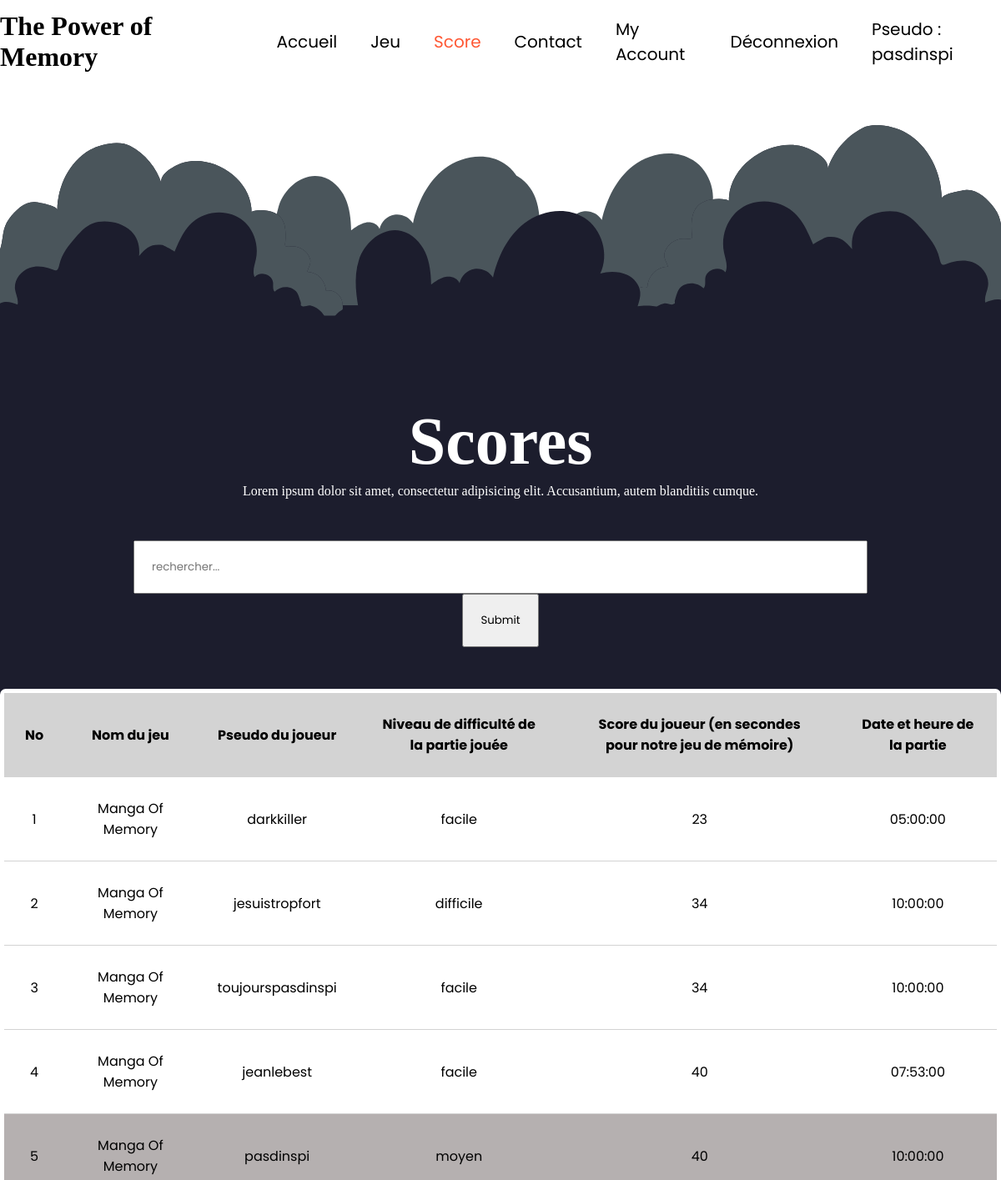
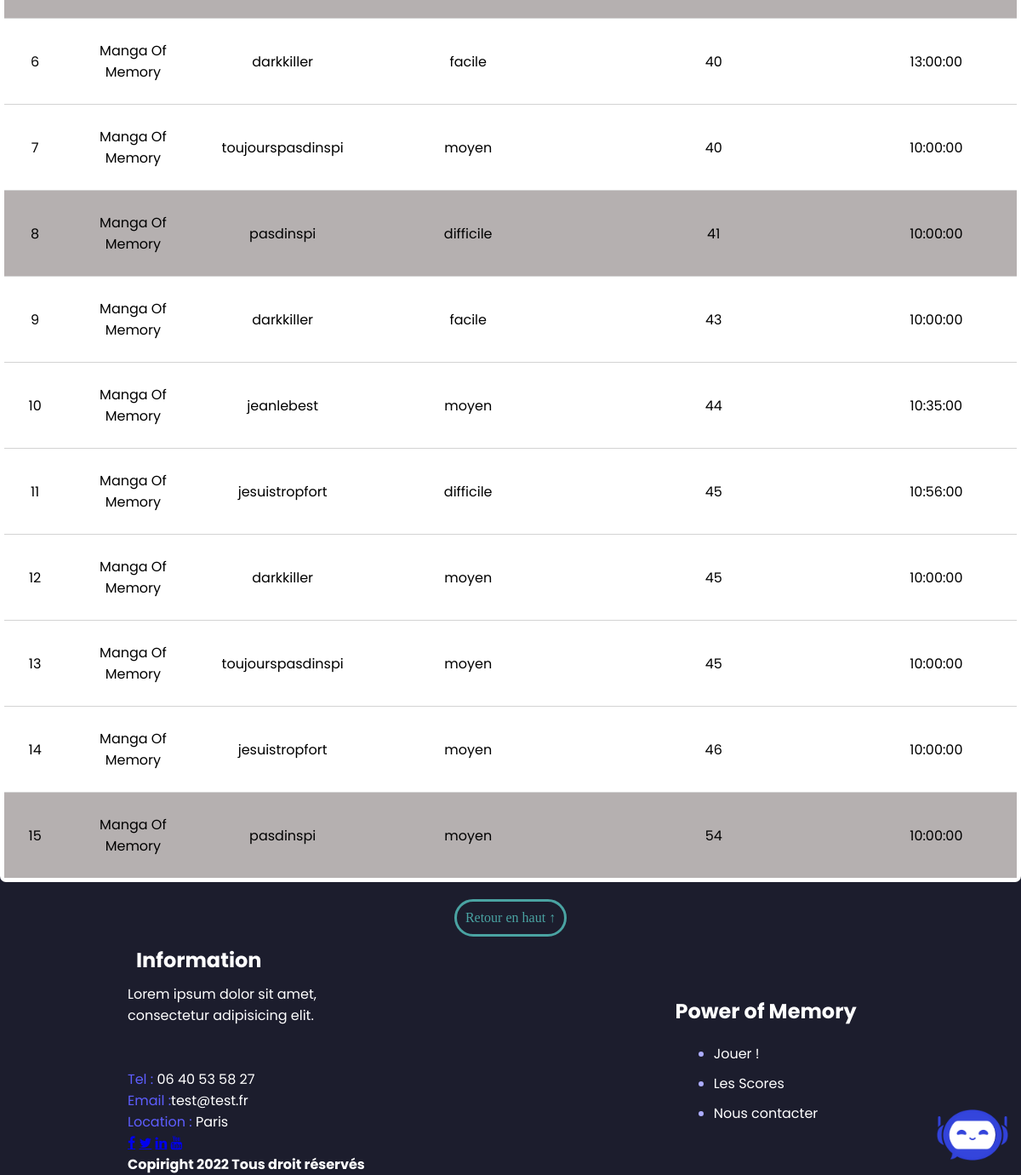
Page /games/memory/scores.php (signed in) on the committed database (2 pictures, top to bottom).
### tables this page shows
CREATE TABLE `scores` (
  `id` int NOT NULL,
  `id_users` int NOT NULL,
  `id_game` int NOT NULL,
  `difficulty` varchar(40) NOT NULL,
  `scores` int NOT NULL,
  `time_party` time NOT NULL
);

CREATE TABLE `game` (
  `id` int NOT NULL,
  `name` varchar(60) DEFAULT NULL
);

CREATE TABLE `users` (
  `id` int NOT NULL,
  `mail` varchar(40) NOT NULL,
  `mot_de_passe` varchar(61) NOT NULL,
  `pseudo` varchar(40) NOT NULL,
  `time_registration` datetime NOT NULL,
  `time_last_login` datetime DEFAULT NULL,
  `game_number` int DEFAULT NULL
);

### games/memory/scores.php (the view, shortened to what this page needs)
<!DOCTYPE html>
<html lang="fr">
<head>
    <?php
    $pageTitle = 'Score';
    include "../../partials/head.php";
    ?>
</head>
<body>
<?php include "../../partials/header.php"; ?>
<header></header>
<div class="titre">
    <h1>Scores</h1>
    <p>Lorem ipsum dolor sit amet, consectetur adipisicing elit. Accusantium, autem blanditiis cumque.</p>
</div>
<?php
$db = connectToDbAndGetPdo();
$request = $db->query("SELECT game.name, users.pseudo, scores.difficulty, scores.scores, scores.time_party
                           FROM game, users
                           INNER JOIN scores
                           ON scores.id_users = users.id
                           ORDER BY scores.scores ASC LIMIT 15;");
$datas = $request->fetchAll(PDO::FETCH_ASSOC);
$numero = 1;
?>
<form method="post" id="recherche">
    <input type="search" id="site-search" name="filtre" placeholder="rechercher..."/>
    <input type="submit" name="ok">
</form>
<section id="principal" style="overflow: scroll">
    <table>
        <thead>
        <tr>
            <th>No</th>
            <th>Nom du jeu</th>
            <th>Pseudo du joueur</th>
            <th>Niveau de difficulté de la partie jouée</th>
            <th>Score du joueur (en secondes pour notre jeu de mémoire)</th>
            <th>Date et heure de la partie</th>
        </tr>
        </thead>
        <tbody>
        <?php foreach ($datas as $element):
            ?>
            <tr class="<?php echo $element['pseudo'] == $_SESSION['pseudo'] ? 'linecolor' : 'linenormal'; ?>">
                <td><?php echo $numero++; ?></td>
                <td><?php echo $element['name']; ?></td>
                <td><?php echo $element['pseudo']; ?></td>
                <td><?php echo $element['difficulty']; ?></td>
                <td><?php echo $element['scores']; ?></td>
                <td><?php echo $element['time_party']; ?></td>
            </tr>
        <?php endforeach; ?>
        </tbody>
    </table>
    <?php if (!isset($_SESSION['userId'])) {
        echo "Erreur : utilisateur non connecté";}
    else {
        include "../../chatbox.php";
    }
    ?>
</section>
<div id="retour_haut_page">
    <a id="texte_haut_page" href="#" class="btn btn-default">Retour en haut ↑</a>
</div>
<?php include "../../partials/footer.php"; ?>
</body>
</html>

### partials/head.php (shortened to what this page needs)
<?php
if ($pageTitle == 'Accueil') {
  ?>
    <link rel="stylesheet" href="/projet-flash-g6/assets/css/chatbox.css">
    <link rel="stylesheet" href="/projet-flash-g6/assets/css/index2.css">
  <?php
}
elseif ($pageTitle == 'contacter') {
  ?>
  <link rel="stylesheet" href="/projet-flash-g6/assets/css/contactt.css">
  <?php
}
elseif ($pageTitle == 'Connexion') {
  ?>
  <link rel="stylesheet" href="/projet-flash-g6/assets/css/login.css">
  <?php
}
elseif ($pageTitle == 'Inscription') {
  ?>
  <link rel="stylesheet" href="/projet-flash-g6/assets/css/inscription.css">
  <link rel="stylesheet" href="https://cdnjs.cloudflare.com/ajax/libs/font-awesome/5.15.3/css/all.min.css">
  <?php
}
elseif ($pageTitle == 'compte') {
  ?>
  <link rel="stylesheet" href="/projet-flash-g6/assets/css/myAccount.css">
  <?php
}
elseif ($pageTitle == 'Score') {
  ?>
    <link rel="stylesheet" href="/projet-flash-g6/assets/css/chatbox.css">
    <link rel="stylesheet" href="/projet-flash-g6/assets/css/scores.css">
  <?php
}
elseif ($pageTitle == 'Memory') {
  ?>
    <link rel="stylesheet" href="/projet-flash-g6/assets/css/chatbox.css">
    <link rel="stylesheet" href="/projet-flash-g6/assets/css/memory.css">
    <title>memory</title>
  <?php
}
?>
<link rel="stylesheet" href="https://cdnjs.cloudflare.com/ajax/libs/font-awesome/4.7.0/css/font-awesome.min.css">
<link rel="stylesheet" href="https://cdnjs.cloudflare.com/ajax/libs/animate.css/4.1.1/animate.min.css">

### partials/header.php (shortened to what this page needs)
<?php
$currentPage = basename($_SERVER['PHP_SELF']);
?>
<nav>
    <h2>The Power of Memory</h2>
    <div class="onglets">
        <a href="/projet-flash-g6/index.php" class="<?= $currentPage == 'index.php' ? 'active' : ''?>">Accueil</a>
        <a href="/projet-flash-g6/games/memory/memory.php" class="<?= $currentPage == 'memory.js' ? 'active' : ''?>">Jeu</a>
        <a href="/projet-flash-g6/games/memory/scores.php" class="<?= $currentPage == 'scores.php' ? 'active' : ''?>">Score</a>
        <a href="/projet-flash-g6/contact.php" class="<?= $currentPage == 'contact.php' ? 'active' : ''?>">Contact</a>
        <?php if (isset($_SESSION['userId'])): ?>
           <a href="/projet-flash-g6/myAccount.php" class="<?= $currentPage == 'myAccount.php' ? 'active' : ''?>">My Account</a>
            <a href="/projet-flash-g6/utils/deconnexion.php" class="<?= $currentPage == 'deconnexion.php' ? 'active' : ''?>">Déconnexion</a>
            <a href="/projet-flash-g6/myAccount.php" ><?php echo "Pseudo : " . $_SESSION['pseudo'];?></a>
        <?php else: ?>
            <a href="/projet-flash-g6/login.php" class="<?= $currentPage == 'login.php' ? 'active' : ''?>">Se Connecter</a>
        <?php endif; ?>
    </div>
</nav>

### chatbox.php (shortened to what this page needs)
<head>
    <link rel="stylesheet" href="/projet-flash-g6/assets/css/chatbox.css">
</head>
<label for="click">
    <img src="/projet-flash-g6/assets/img/rb_4104.png" width="auto" height="100px">
</label>

### partials/footer.php (shortened to what this page needs)
<footer>
  <div class="row">
    <div class="column">
      <div class="col">
        <h3>Information</h3>
        <p>Lorem ipsum dolor sit amet, consectetur adipisicing elit.</p>
        <br><br>
        <p><span>Tel :</span> 06 40 53 58 27</p>
        <p><span>Email :</span>test@test.fr</p>
        <p><span>Location :</span> Paris</p>
        <div class="contact">
          <a href="#" class="fa fa-facebook"></a>
          <a href="#" class="fa fa-twitter"></a>
          <a href="#" class="fa fa-linkedin"></a>
          <a href="#" class="fa fa-youtube"></a>
        </div>
        <h4>Copiright 2022 Tous droit réservés</h4>
      </div>
    </div>
    <div class="column">
      <h3>Power of Memory</h3>
      <div class="list">
        <ul>
          <li><a href="">Jouer !</a></li>
          <li><a href="games/memory/scores.php">Les Scores</a></li>
          <li><a href="contact.html">Nous contacter</a></li>
        </ul>
      </div>
    </div>
  </div>
</footer>

### assets/css/chatbox.css (style rules this page uses)
* { font-family: 'Poppins', sans-serif; }
* img { background: none; }
label { position: fixed; right: 30px; bottom: 20px; height: 55px; width: 55px; line-height: 55px; border-radius: 50px; font-size: 30px; cursor: pointer; display: flex; align-items: center; justify-content: center; background: white; }

### assets/css/scores.css (style rules this page uses)
* { margin: 0; padding: 0; box-sizing: border-box; font-family: 'Poppins', sans-serif; ackground-color: #272a51; }
body { background-color: #1c1d2d; }
h2 { font-family: 'KashimaDemo'; }
header { display: flex; align-items: center; flex-direction: column; justify-content: center; height: 48vh; width: 100%; background-image: url("../../assets/img/background.png") ; background-position: center center; background-repeat:no-repeat ; background-size: cover; }
#recherche { display: flex; align-items: center; justify-content: center; flex-direction: column; padding: 50px; }
#recherche input { padding: 20px; }
.titre { display: flex; align-items: center; justify-content: center; flex-direction: column; color: white; background-color: #1c1d2d; }
.titre h1 { font-size: 5em; font-family: "KashimaDemo"; }
.titre p { margin-top: 5px; font-family: "KashimaDemo"; }
table { border-collapse:separate; border:solid #ffffff 5px; border-radius:7px; margin: auto; border-spacing: 0; }
td, th { padding: 25px; background-color: #ffffff; }
td { text-align: center; border-top: solid lightgrey 1px; }
th { background-color: #d3d3d3; }
.linecolor td { background-color: #b5b0b0; }
.linenormal td { background-color: white; }
#site-search { width: 80%; }
html { scroll-behavior: smooth; }
#retour_haut_page { display: flex; justify-content: center; padding-top: 20px; background-color: #1c1d2d; }
#texte_haut_page { border: 3px solid #4AA3A2; color: #4AA3A2; font-family: "Bradley Hand", cursive; border-radius: 25px; padding: 10px; background-color: #1c1d2d; text-decoration:none; }

### partials/header.php (style rules this page uses)
nav { display: flex; align-items: center; justify-content: space-around; height: 100px; width: 100%; color: #000000; background-color:white; }
nav h2 { font-size: 2em; font-family: "KashimaDemo"; background-color:white; }
nav .onglets { display: flex; justify-content: center; flex-direction: row; align-items: center; background-color:white; }
nav .onglets a { margin-left: 40px; text-decoration: none; color: rgb(0, 0, 0); font-size: 20px; background-color:white; }
nav a.active { color: #FF5733; }

### partials/footer.php (style rules this page uses)
footer { height: 100%; background-color: #1c1d2d; display: flex; color: white; }
.col { display: flex; width: 50%; flex-direction: column; }
footer .row { display: flex; align-items: center; justify-content: center; width: 100%; }
.column { display: flex; flex-direction: column; align-items: center; flex: 50%; }
.col h3 { font-size: 1.5em; padding: 10px 10px ; }
.column h3 { font-size: 1.5em; padding: 10px 10px ; }
.list ul li { padding-top: 10px; }
ul li::marker { color:#acacff; }
.list ul li a { color: #ffffff; text-decoration: none; }
.col p span { color: #5e5eff; }

### rows in the picture
scores: id_game.name "Manga Of Memory", id_users.pseudo "darkkiller", difficulty "facile", scores "23", time_party "05:00:00"
scores: id_game.name "Manga Of Memory", id_users.pseudo "jesuistropfort", difficulty "difficile", scores "34", time_party "10:00:00"
scores: id_game.name "Manga Of Memory", id_users.pseudo "toujourspasdinspi", difficulty "facile", scores "34", time_party "10:00:00"
scores: id_game.name "Manga Of Memory", id_users.pseudo "jeanlebest", difficulty "facile", scores "40", time_party "07:53:00"
scores: id_game.name "Manga Of Memory", id_users.pseudo "pasdinspi", difficulty "moyen", scores "40", time_party "10:00:00"
scores: id_game.name "Manga Of Memory", id_users.pseudo "darkkiller", difficulty "facile", scores "40", time_party "13:00:00"
scores: id_game.name "Manga Of Memory", id_users.pseudo "toujourspasdinspi", difficulty "moyen", scores "40", time_party "10:00:00"
scores: id_game.name "Manga Of Memory", id_users.pseudo "pasdinspi", difficulty "difficile", scores "41", time_party "10:00:00"
scores: id_game.name "Manga Of Memory", id_users.pseudo "darkkiller", difficulty "facile", scores "43", time_party "10:00:00"
scores: id_game.name "Manga Of Memory", id_users.pseudo "jeanlebest", difficulty "moyen", scores "44", time_party "10:35:00"
scores: id_game.name "Manga Of Memory", id_users.pseudo "jesuistropfort", difficulty "difficile", scores "45", time_party "10:56:00"
scores: id_game.name "Manga Of Memory", id_users.pseudo "darkkiller", difficulty "moyen", scores "45", time_party "10:00:00"
scores: id_game.name "Manga Of Memory", id_users.pseudo "toujourspasdinspi", difficulty "moyen", scores "45", time_party "10:00:00"
scores: id_game.name "Manga Of Memory", id_users.pseudo "jesuistropfort", difficulty "moyen", scores "46", time_party "10:00:00"
scores: id_game.name "Manga Of Memory", id_users.pseudo "pasdinspi", difficulty "moyen", scores "54", time_party "10:00:00"

### other values in the picture
$_SESSION['pseudo'] "pasdinspi"
